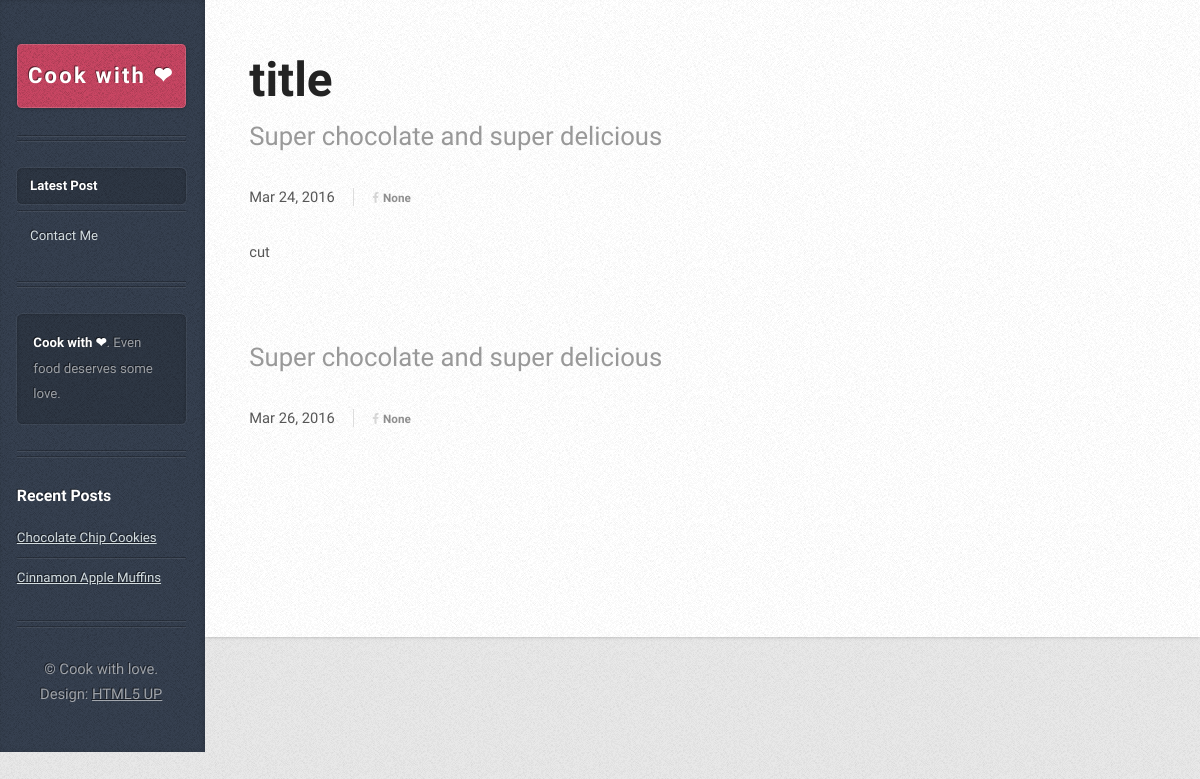
The page /test_index on the database as committed earlier.
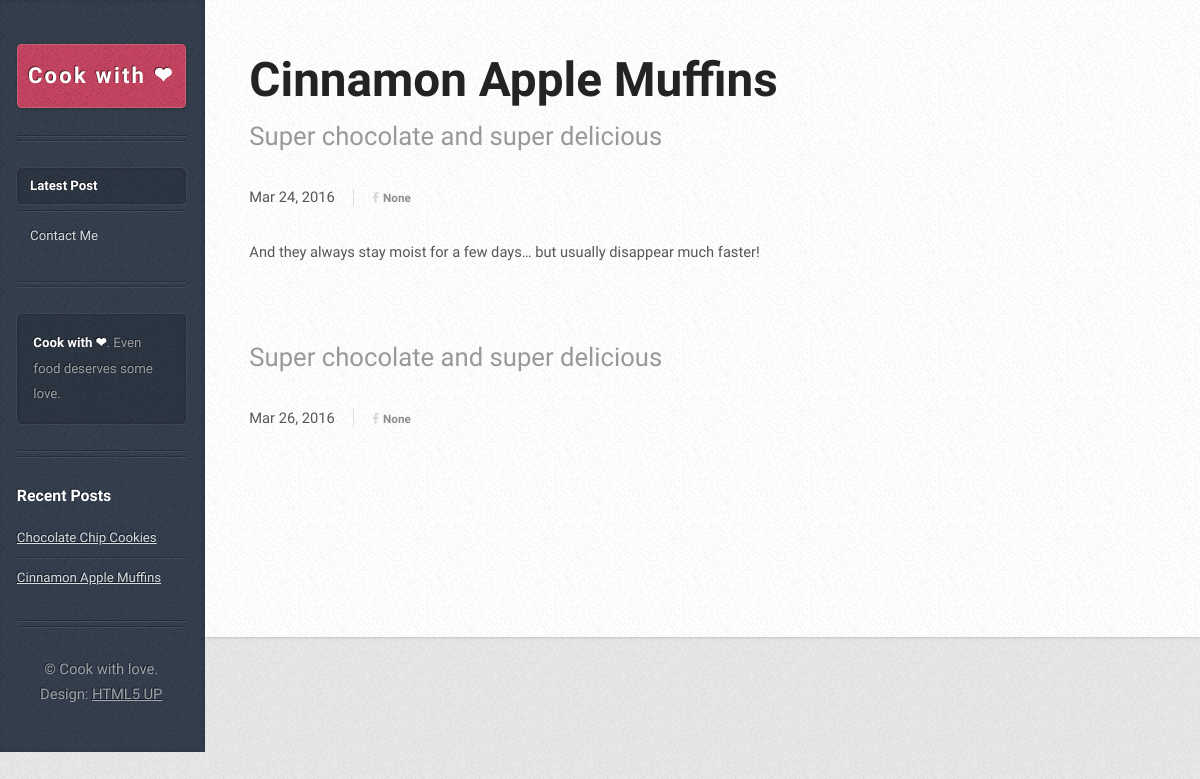
The same page on the database as committed later.
### app/data/blog_posts.py (models this page shows)
class BlogPostHeader(db.Model):
    __tablename__ = 'blog_posts'
    id = db.Column(db.Integer, primary_key=True)
    name = db.Column(db.String)
    created_at = db.Column(db.DateTime, default=datetime.datetime.utcnow)
    updated_at = db.Column(db.DateTime)
    visible = db.Column(db.Boolean)
    url = db.Column(db.String, unique=True)
    fb_likes = db.Column(db.Integer)
    og_type = db.Column(db.String)
    og_image = db.Column(db.String)
    translations = db.relationship("Translation", backref="post", lazy="select")

### app/data/translations.py (models this page shows)
class Translation(db.Model):
    __tablename__ = "translation"
    id = db.Column(db.Integer, primary_key=True)
    name = db.Column(db.String)
    value = db.Column(db.Text)
    lang = db.Column(db.Enum(*cfg.SUPPORTED_LANGS, name="langs", native_enum=False))
    post_id = db.Column(db.Integer, db.ForeignKey("blog_posts.id"))
    created_at = db.Column(db.DateTime, default=datetime.datetime.utcnow)
    updated_at = db.Column(db.DateTime)
    generated_at = db.Column(db.DateTime)

### app/front/views.py (the view)
@front_bp.route("/test_index")
def test_index():
    current_lang, lang_fallback = langService.get_user_settings()
    db_data = BlogPostHeader.query.filter(BlogPostHeader.visible).order_by(BlogPostHeader.created_at).limit(10)
    base_url = "{0}/{1}".format(request.url_root[:request.url_root.find("/", 8)], current_lang)
    posts = [BlogPost.populate_from_db(d, lang_fallback, base_url) for d in db_data]
    return render_template("front/test_index.html", v={
        "posts": posts
    })

### app/domain/blog_posts.py (called while the page is built)
    def get_title(self):
        return self.__get_mlang_attr(self.title)

    def get_cut(self):
        return self.__get_mlang_attr(self.blog_cut)

    def get_url(self):
        return "{0}/{1}".format(self.base_url, self.url)

    def __get_mlang_attr(self, attr):
        for lang in self.fallback_chain:
            if lang in attr:
                return attr[lang]
        raise ValueError("Can't find value for supported fallback chain")

### app/services/language_service.py (called while the page is built)
    def get_user_settings(self, preferred_lang=None):
        lang_fallback = ["en"]
        current_lang = "en"
        if preferred_lang is not None:
            lang_fallback = list(dropwhile(lambda lng: lng != preferred_lang, lang_fallback))
            if len(lang_fallback) == 0:
                lang_fallback = [preferred_lang, "en"]
        return current_lang, lang_fallback

### app/templates/front/test_index.html (shortened to what this page needs)
{% set active_menu="latest" %}
{% extends "front/basic.html" %}
{% block content %}
{% for p in v.posts %}
<article class="box post post-excerpt">
							<header>
								<h2><a href="{{ p.get_url() }}">{{ p.get_title() }}</a></h2>
								<p>Super chocolate and super delicious</p>
							</header>
							<div class="info">
								<span class="date"><span class="month">{{ p.created_at.strftime('%b') }}</span> <span class="day">{{ p.created_at.day }}</span><span class="year">, {{ p.created_at.year }}</span></span>
								<ul class="stats">
									<li><a href="#" onclick="share('{{ v.base_url }}'); return false;" class="icon fa-facebook">{{ p.fb_likes }}</a></li>
								</ul>
							</div>
							{{ p.get_cut()|safe }}
						</article>
{% endfor %}
{% endblock %}

### app/templates/front/basic.html (shortened to what this page needs)
<!DOCTYPE HTML>
<html>
	<head>
		{% block main_css %}<link rel="stylesheet" href="{{ url_for('static', filename = 'front/css/main.css') }}" />{% endblock %}
	</head>
	<body>
			<div id="content">
				<div class="inner">
					{% block content %}{% endblock %}
				</div>
			</div>
			<div id="sidebar">
					<h1 id="logo"><a href="{{ url_for('.index') }}">Cook with ❤</a></h1>
					<nav id="nav">
						<ul>
							<li {% if active_menu == "latest" %}class="current"{% endif %}><a href="{{ url_for('.index') }}">Latest Post</a></li>
							<li {% if active_menu == "contacts" %}class="current"{% endif %}><a href="{{ url_for('.contact') }}">Contact Me</a></li>
						</ul>
					</nav>
					<section class="box text-style1">
						<div class="inner">
							<p>
								<strong>Cook with ❤</strong>. Even food deserves some love.
							</p>
						</div>
					</section>
					<section class="box recent-posts">
						<header>
							<h2>Recent Posts</h2>
						</header>
                        {% block recent_post %}
                        <ul>
							<li><a href="{{ url_for('.details_post1') }}">Chocolate Chip Cookies</a></li>
							<li><a href="{{ url_for('.details_post2') }}">Cinnamon Apple Muffins</a></li>
						</ul>
                        {% endblock %}
					</section>
					<ul id="copyright">
						<li>&copy; Cook with love.</li><li>Design: <a href="http://html5up.net">HTML5 UP</a></li>
					</ul>
			</div>
	</body>
</html>

Rows that differ between the two databases and show on the page:
changed BlogPostHeader: get_title "title" → "Cinnamon Apple Muffins"; get_cut "cut" → "And they always stay moist for a few days… but usually disappear much faster!"
